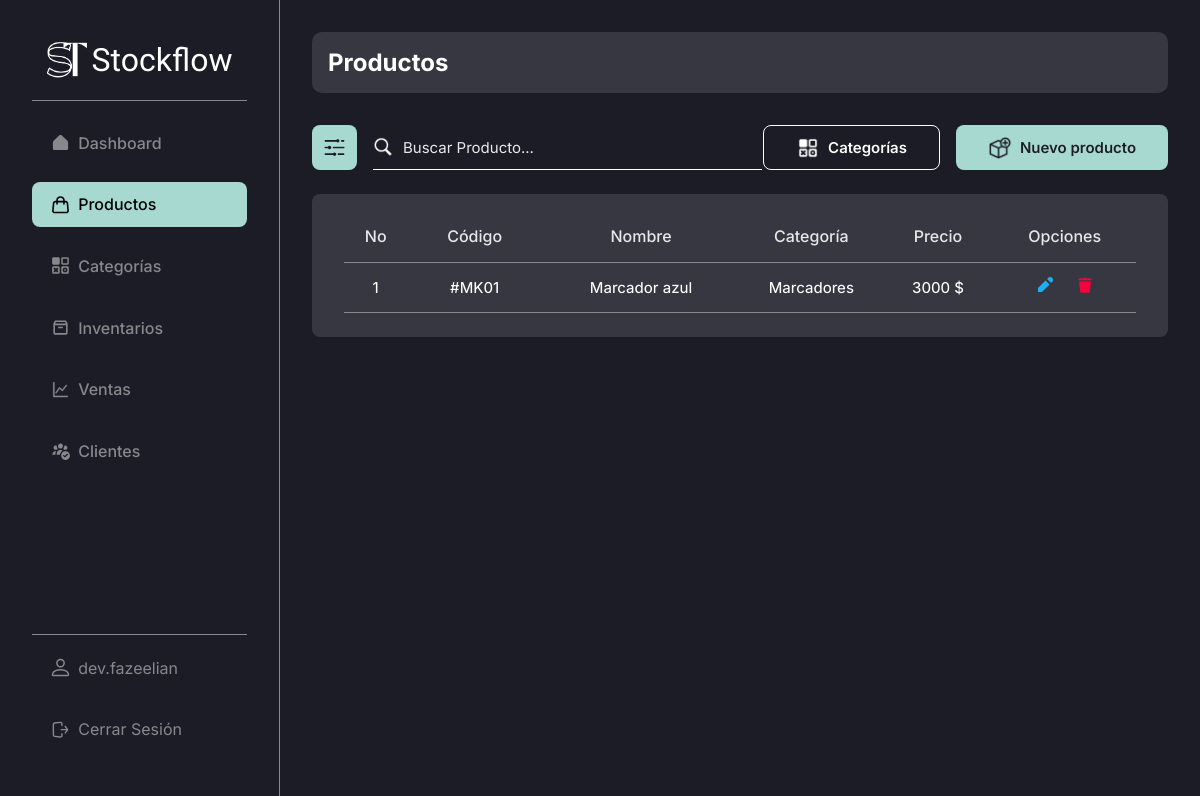
/admin/products/ (signed in), run on an earlier commit of the app's database.
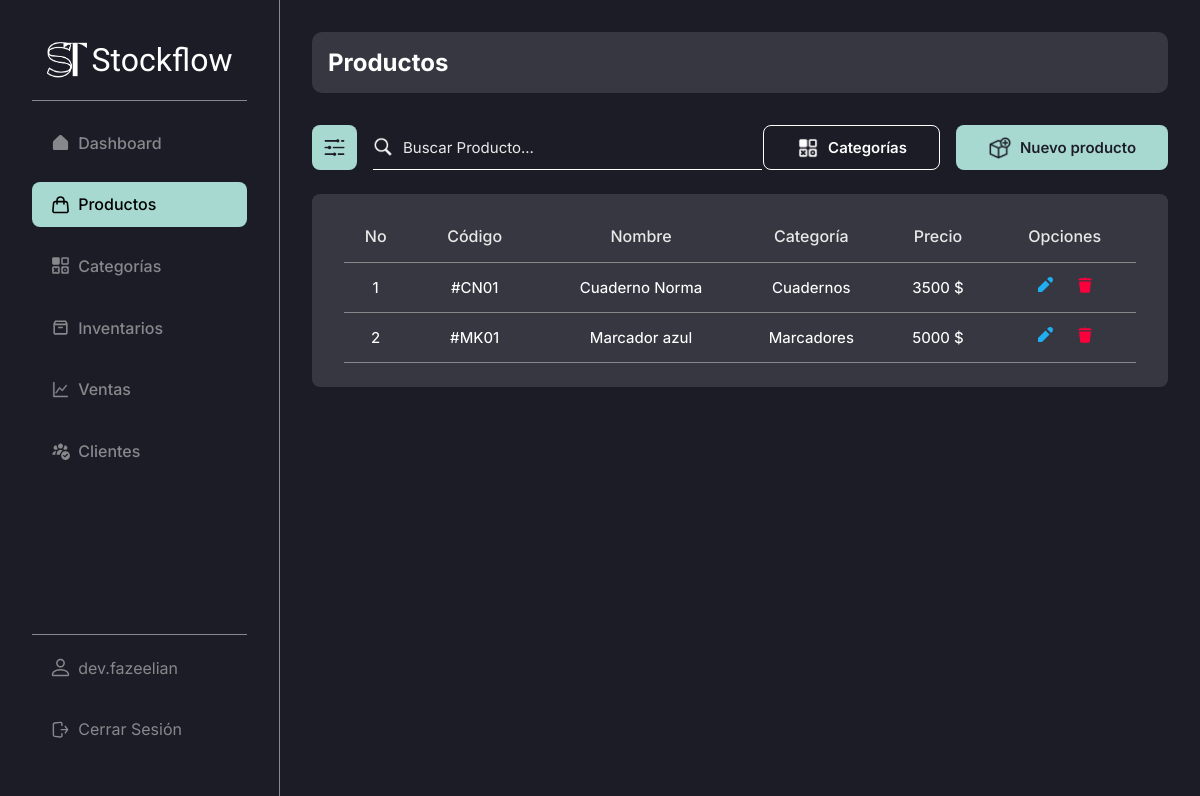
And on a later commit of the database.
### stockflow/models.py (models this page shows, shortened)
class Product(db.Model):
    id = db.Column(db.Integer, primary_key = True) # Primary key
    created_by = db.Column(db.Integer, db.ForeignKey("user.id"), nullable = False) # Foreign key
    name = db.Column(db.String(100), nullable = False)
    code = db.Column(db.String(10), nullable=False)
    category_id = db.Column(db.Integer, db.ForeignKey("category.id"), nullable = False) # Foreign key
    price = db.Column(db.Integer, nullable = False)
    image = db.Column(db.String(255), nullable = True)
    category = db.relationship('Category', backref='products', lazy=True)

class Category(db.Model):
    id = db.Column(db.Integer, primary_key = True) # Primary key
    created_by = db.Column(db.Integer, db.ForeignKey("user.id"), nullable = False) # Foreign key
    name = db.Column(db.String(50), unique = True, nullable = False)
    description = db.Column(db.String(255), default='Sin descripción')

### stockflow/modules/product.py (the view)
@bp.route("/", methods = ("GET", "POST"))
@login_required
def index():
    query = ""
    products = []
    if request.method == "POST":
        query = request.form.get("searchProduct", "")
        products = Product.query.filter(
            (
                Product.name.ilike(f"%{query}%") |  # Searching by name
                Product.code.ilike(f"%{query}%")  # Searching by code
            )
        ).all()
    else:
        products = Product.query.filter(Product.created_by == g.user.id).all()
    return render_template("modules/products/index.html", products = products, query=query)

### stockflow/auth.py (called while the page is built)
def login_required(view):
    @functools.wraps(view)
    def wrapped_view(**kwargs):
        if g.user is None:
            message = "Debes iniciar sesión"
            flash(message)
            return redirect(url_for("auth.login"))
        return view(**kwargs)
    return wrapped_view

@bp.before_app_request # Execute the next function in every request, every page
def load_logged_in_user():
    user_id = session.get("user_id")
    if user_id is None:
        g.user = None
    else:
        g.user = User.query.get_or_404(user_id)

### stockflow/templates/modules/products/index.html (shortened to what this page needs)
{% extends 'base-admin.html' %}
{% block content %}
    <head>
        <link rel="stylesheet" href="{{ url_for('static', filename='css/modules/products.css') }}">
    </head>
    <div class="content-group inter bg-black-light">
        <h2 class="color-white inter">Productos</h2>
    </div>
    <div class="top-page">
        <div class="cont-search">
            <button class="btn-search-filter bg-turquese-light-blue">
                <img src="{{ url_for('static', filename='img/icons/filter.png') }}" alt="">
            </button>
            <form action="{{ url_for('admin/products.index') }}" method="post" class="search-bar">
                <img src="{{ url_for('static', filename='img/icons/search.png') }}" alt="">
                <input type="text" class="color-white inter" name="searchProduct" value="{{ query }}" id="search" placeholder="Buscar Producto...">
            </form>
        </div>
        <div class="cont-create" style="gap: 1rem;">
            <a href="{{ url_for('admin/products/categories.index') }}" class="btn-create bg-black color-white inter" style="border: 1px solid white;">
                <img src="{{ url_for('static', filename='img/icons/categories.png') }}" alt="">
                <h2>Categorías</h2>
            </a>
            <a href="{{ url_for('admin/products.new') }}" class="btn-create bg-turquese-light-blue color-black inter">
                <img src="{{ url_for('static', filename='img/icons/add-product.png') }}" alt="">
                <h2>Nuevo producto</h2>
            </a>
        </div>
    </div>
    <table class="table inter bg-black-light">
        <thead>
            <tr class="thead color-white-gray">
                <th class="th th-no-prods">No</th>
                <th class="th th-code-prods">Código</th>
                <th class="th th-name-prods">Nombre</th>
                <th class="th th-category-prods">Categoría</th>
                <th class="th th-price-prods">Precio</th>
                <th class="th th-options-prods">Opciones</th>
            </tr>
        </thead>
        <tbody>
            {% if products %}
                {% for product in products | reverse %}
                    {% if g.user.id == product.created_by %}
                        <tr class="tbody">
                            <td class="td td-no-prods">{{ loop.index }}</td>
                            <td class="td td-code-prods">#{{ product.code }}</td>
                            <td class="td td-name-prods"><a href="#" class="color-white">{{ product.name }}</a></td>
                            <td class="td td-category-prods">{{ product.category.name }}</td>
                            <td class="td td-price-prods">{{ product.price }} $</td>
                            <td class="td td-options-prods">
                                <a href="{{ url_for('admin/products.update', id = product.id) }}">
                                    <svg
                                        xmlns="http://www.w3.org/2000/svg"
                                        viewBox="0 0 16 16"
                                        fill="#20AEF3"
                                    >
                                        <path
                                            d="M12.527 7.473L8.527 3.473 1 11 1 15 5 15zM11.172.828l-1.065 1.065 4 4 1.065-1.065c1.105-1.105 1.105-2.895 0-4l0 0C14.067-.276 12.276-.276 11.172.828z"
                                        />
                                    </svg>
                                </a>
                                <a href="{{ url_for('admin/products.delete', id = product.id) }}">
                                </a>
                            </td>
                        </tr>
                    {% else %}
                        <tr class="tbody">
                            <td class="td" style="width: 100%;">No hay productos creados por ti.</td>
                        </tr>
                    {% endif %}
                {% endfor %}
            {% endif %}
        </tbody>
    </table>
{% endblock %}

What changed in the data, as far as the page shows it:
added Product: code "CN01", name "Cuaderno Norma", category.name "Cuadernos", price "3500"
changed Product "MK01": price "3000" → "5000"
